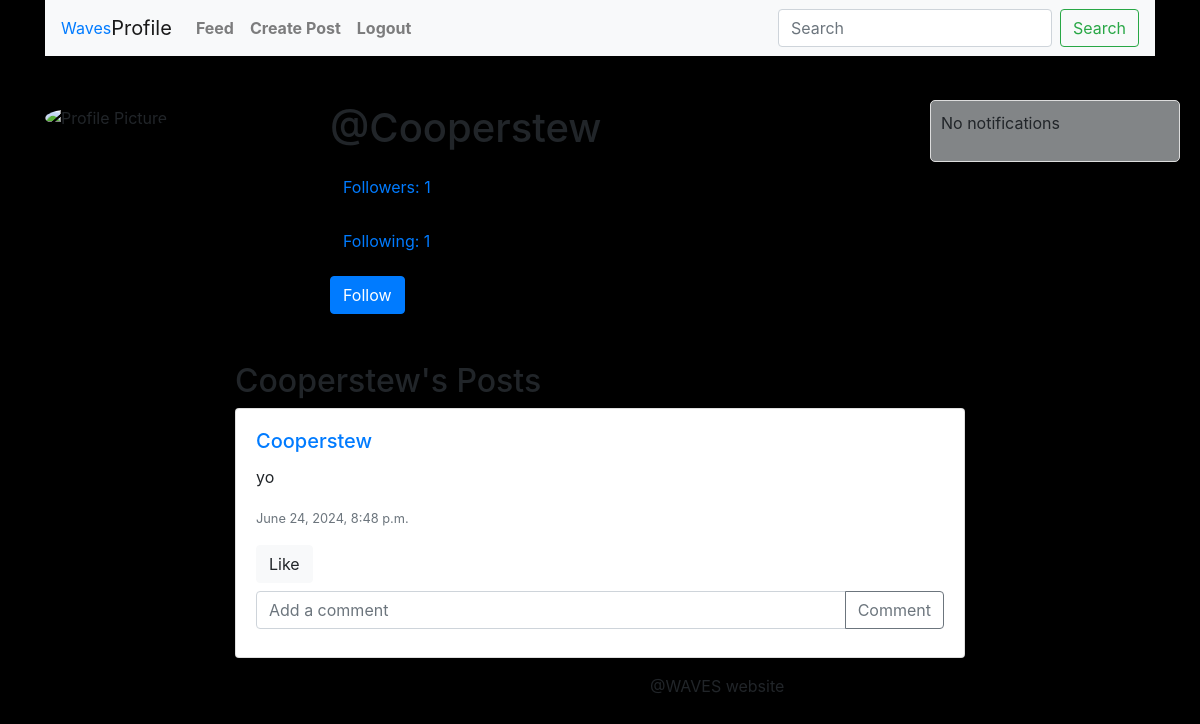
Page /users/profile/Cooperstew/ (signed in) on the committed database.
### users/models.py (models this page shows, shortened)
class Profile(models.Model):
    user = models.OneToOneField(User, on_delete=models.CASCADE)
    bio = models.TextField(blank=True)
    profile_picture = models.ImageField(upload_to='profile_pics/', blank=True)

### posts/models.py (models this page shows, shortened)
class Post(models.Model):
    user = models.ForeignKey(User, on_delete=models.CASCADE)
    content = models.TextField()
    """ uploads all post images to a directory called 'post_images/',
        blank = True to allow it to be left blank,
        and null = True to allow the database
        to store it as a null value incase its left blank """
    image = models.ImageField(upload_to='post_images/', blank=True, null=True)
    created_at = models.DateTimeField(auto_now_add=True)

### users/views.py (the view)
# urls.py: path('profile/<str:username>/', profile, name='profile'),
@login_required
def profile(request, username):
    user = get_object_or_404(User, username=username)
    profile = get_object_or_404(Profile, user=user)
    posts = user.post_set.all()
    followers = User.objects.filter(following__following=user)
    following = User.objects.filter(followers__follower=user)
    is_following = Follow.objects.filter(follower=request.user, following=user).exists()
    return render(request, 'profile.html', {
        'profile': profile,
        'posts': posts,
        'followers': followers,
        'following': following,
        'is_following': is_following,
    })

### users/templatetags/custom_filters.py (called while the page is built)
@register.filter
def mention_to_link(value):
    def replace_mention(match):
        username = match.group(1)
        url = reverse('profile', kwargs={'username': username})
        return f'<a href="{url}">@{username}</a>'
    return format_html(re.sub(r'@(\w+)', replace_mention, value))

### users/templates/profile.html (shortened to what this page needs)
{% extends 'base.html' %}
{% block content %}
{% load static %}
{% load custom_filters %}
<div class="row mt-5">
    <div class="col-md-3">
        <img src="{% if profile.profile_picture %}{{ profile.profile_picture.url }}{% else %}{% static 'path_to_default_image.jpg' %}{% endif %}" class="img-fluid rounded-circle" alt="Profile Picture" style="max-height:200px;">
    </div>
    <div class="col-md-9">
        <h1 class="username">@{{ profile.user.username }}</h1>
        <p>
            <a href="#" id="followers-toggle" class="btn btn-link">Followers: {{ followers.count }}</a>
        </p>
        <p>
            <a href="#" id="following-toggle" class="btn btn-link">Following: {{ following.count }}</a>
        </p>
        {% if not is_following %}
            <form action="{% url 'follow_unfollow' profile.user.username %}" method="post">
                <button type="submit" class="btn btn-primary">Follow</button>
            </form>
        {% else %}
            <form action="{% url 'follow_unfollow' profile.user.username %}" method="post">
                {% csrf_token %}
                <button type="submit" class="btn btn-danger">Unfollow</button>
            </form>
        {% endif %}
    </div>
</div>
<div class="row mt-5">
    <div class="col-md-8 offset-md-2">
        <h2>{{ profile.user.username }}'s Posts</h2>
        {% for post in posts %}
            <div class="card mb-3">
                <div class="card-body">
                    <h5 class="card-title"><a href="{% url 'profile' username=post.user.username %}">{{ post.user.username }}</a></h5>
                    <p class="card-text">{{ post.content|mention_to_link }}</p>
                    <p class="card-text"><small class="text-muted">{{ post.created_at }}</small></p>
                    <a href="{% url 'like_post' post.id %}" class="btn btn-light">{% if user in post.likes.all %}Unlike{% else %}Like{% endif %}</a>
                    <form method="post" action="{% url 'comment_post' post.id %}" class="mt-2">
                        <div class="input-group">
                            <input type="text" name="content" class="form-control" placeholder="Add a comment">
                            <div class="input-group-append">
                                <button class="btn btn-outline-secondary" type="submit">Comment</button>
                            </div>
                        </div>
                    </form>
                </div>
            </div>
        {% endfor %}
    </div>
</div>
{% endblock %}

### posts/templates/base.html (style rules this page uses)
body { background-color: rgb(0, 0, 0); }
.card { margin-bottom: 1rem; padding: 10px; }
.card-body { padding: 10px; max-width: 800px; }

### rows in the picture
Profile: user.username "Cooperstew"
Post: user.username "Cooperstew", content|mention_to_link "yo", created_at "June 24, 2024, 8:48 p.m.", shows "Like"

### other values in the picture
{{ followers.count }} "1"
{{ following.count }} "1"
